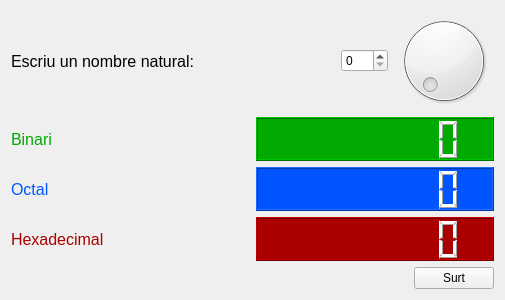
<?xml version="1.0" encoding="UTF-8"?>
<ui version="4.0">
 <class>MyForm</class>
 <widget class="QWidget" name="MyForm">
  <property name="geometry">
   <rect>
    <x>0</x>
    <y>0</y>
    <width>505</width>
    <height>300</height>
   </rect>
  </property>
  <property name="windowTitle">
   <string>Conversor</string>
  </property>
  <layout class="QVBoxLayout" name="verticalLayout">
   <item>
    <layout class="QHBoxLayout" name="horizontalLayout_4">
     <item>
      <widget class="QLabel" name="label">
       <property name="font">
        <font>
         <pointsize>12</pointsize>
        </font>
       </property>
       <property name="text">
        <string>Escriu un nombre natural:</string>
       </property>
      </widget>
     </item>
     <item>
      <spacer name="horizontalSpacer_2">
       <property name="orientation">
        <enum>Qt::Horizontal</enum>
       </property>
       <property name="sizeHint" stdset="0">
        <size>
         <width>40</width>
         <height>20</height>
        </size>
       </property>
      </spacer>
     </item>
     <item>
      <widget class="QSpinBox" name="spinBox">
       <property name="maximum">
        <number>255</number>
       </property>
      </widget>
     </item>
     <item>
      <widget class="QDial" name="dial">
       <property name="maximum">
        <number>255</number>
       </property>
      </widget>
     </item>
    </layout>
   </item>
   <item>
    <layout class="QHBoxLayout" name="horizontalLayout" stretch="1,1">
     <item>
      <widget class="QLabel" name="label_2">
       <property name="font">
        <font>
         <pointsize>12</pointsize>
        </font>
       </property>
       <property name="styleSheet">
        <string notr="true">color: rgb(0, 170, 0);</string>
       </property>
       <property name="text">
        <string>Binari</string>
       </property>
      </widget>
     </item>
     <item>
      <widget class="QLCDNumber" name="lcdNumber">
       <property name="styleSheet">
        <string notr="true">background-color: rgb(0, 170, 0);
color: rgb(255, 255, 255);</string>
       </property>
       <property name="smallDecimalPoint">
        <bool>false</bool>
       </property>
       <property name="digitCount">
        <number>8</number>
       </property>
       <property name="mode">
        <enum>QLCDNumber::Bin</enum>
       </property>
       <property name="intValue" stdset="0">
        <number>0</number>
       </property>
      </widget>
     </item>
    </layout>
   </item>
   <item>
    <layout class="QHBoxLayout" name="horizontalLayout_2" stretch="1,1">
     <item>
      <widget class="QLabel" name="label_3">
       <property name="font">
        <font>
         <pointsize>12</pointsize>
        </font>
       </property>
       <property name="styleSheet">
        <string notr="true">color: rgb(0, 85, 255);</string>
       </property>
       <property name="text">
        <string>Octal</string>
       </property>
      </widget>
     </item>
     <item>
      <widget class="QLCDNumber" name="lcdNumber_2">
       <property name="styleSheet">
        <string notr="true">background-color: rgb(0, 85, 255);
color: rgb(255, 255, 255);</string>
       </property>
       <property name="digitCount">
        <number>8</number>
       </property>
       <property name="mode">
        <enum>QLCDNumber::Oct</enum>
       </property>
      </widget>
     </item>
    </layout>
   </item>
   <item>
    <layout class="QHBoxLayout" name="horizontalLayout_3" stretch="1,1">
     <item>
      <widget class="QLabel" name="label_4">
       <property name="font">
        <font>
         <pointsize>12</pointsize>
        </font>
       </property>
       <property name="styleSheet">
        <string notr="true">color: rgb(170, 0, 0);</string>
       </property>
       <property name="text">
        <string>Hexadecimal</string>
       </property>
      </widget>
     </item>
     <item>
      <widget class="QLCDNumber" name="lcdNumber_3">
       <property name="styleSheet">
        <string notr="true">background-color: rgb(170, 0, 0);
color: rgb(255, 255, 255);</string>
       </property>
       <property name="digitCount">
        <number>8</number>
       </property>
       <property name="mode">
        <enum>QLCDNumber::Hex</enum>
       </property>
      </widget>
     </item>
    </layout>
   </item>
   <item>
    <layout class="QHBoxLayout" name="horizontalLayout_5">
     <item>
      <spacer name="horizontalSpacer">
       <property name="orientation">
        <enum>Qt::Horizontal</enum>
       </property>
       <property name="sizeHint" stdset="0">
        <size>
         <width>40</width>
         <height>20</height>
        </size>
       </property>
      </spacer>
     </item>
     <item>
      <widget class="QPushButton" name="pushButton">
       <property name="text">
        <string>Surt</string>
       </property>
      </widget>
     </item>
    </layout>
   </item>
  </layout>
 </widget>
 <resources/>
 <connections>
  <connection>
   <sender>pushButton</sender>
   <signal>clicked()</signal>
   <receiver>MyForm</receiver>
   <slot>close()</slot>
   <hints>
    <hint type="sourcelabel">
     <x>356</x>
     <y>275</y>
    </hint>
    <hint type="destinationlabel">
     <x>375</x>
     <y>8</y>
    </hint>
   </hints>
  </connection>
  <connection>
   <sender>spinBox</sender>
   <signal>valueChanged(int)</signal>
   <receiver>dial</receiver>
   <slot>setValue(int)</slot>
   <hints>
    <hint type="sourcelabel">
     <x>254</x>
     <y>57</y>
    </hint>
    <hint type="destinationlabel">
     <x>334</x>
     <y>85</y>
    </hint>
   </hints>
  </connection>
  <connection>
   <sender>dial</sender>
   <signal>valueChanged(int)</signal>
   <receiver>spinBox</receiver>
   <slot>setValue(int)</slot>
   <hints>
    <hint type="sourcelabel">
     <x>328</x>
     <y>44</y>
    </hint>
    <hint type="destinationlabel">
     <x>266</x>
     <y>57</y>
    </hint>
   </hints>
  </connection>
  <connection>
   <sender>spinBox</sender>
   <signal>valueChanged(int)</signal>
   <receiver>lcdNumber</receiver>
   <slot>display(int)</slot>
   <hints>
    <hint type="sourcelabel">
     <x>232</x>
     <y>54</y>
    </hint>
    <hint type="destinationlabel">
     <x>232</x>
     <y>131</y>
    </hint>
   </hints>
  </connection>
  <connection>
   <sender>spinBox</sender>
   <signal>valueChanged(int)</signal>
   <receiver>lcdNumber_2</receiver>
   <slot>display(int)</slot>
   <hints>
    <hint type="sourcelabel">
     <x>217</x>
     <y>60</y>
    </hint>
    <hint type="destinationlabel">
     <x>217</x>
     <y>193</y>
    </hint>
   </hints>
  </connection>
  <connection>
   <sender>spinBox</sender>
   <signal>valueChanged(int)</signal>
   <receiver>lcdNumber_3</receiver>
   <slot>display(int)</slot>
   <hints>
    <hint type="sourcelabel">
     <x>242</x>
     <y>59</y>
    </hint>
    <hint type="destinationlabel">
     <x>297</x>
     <y>236</y>
    </hint>
   </hints>
  </connection>
 </connections>
</ui>
